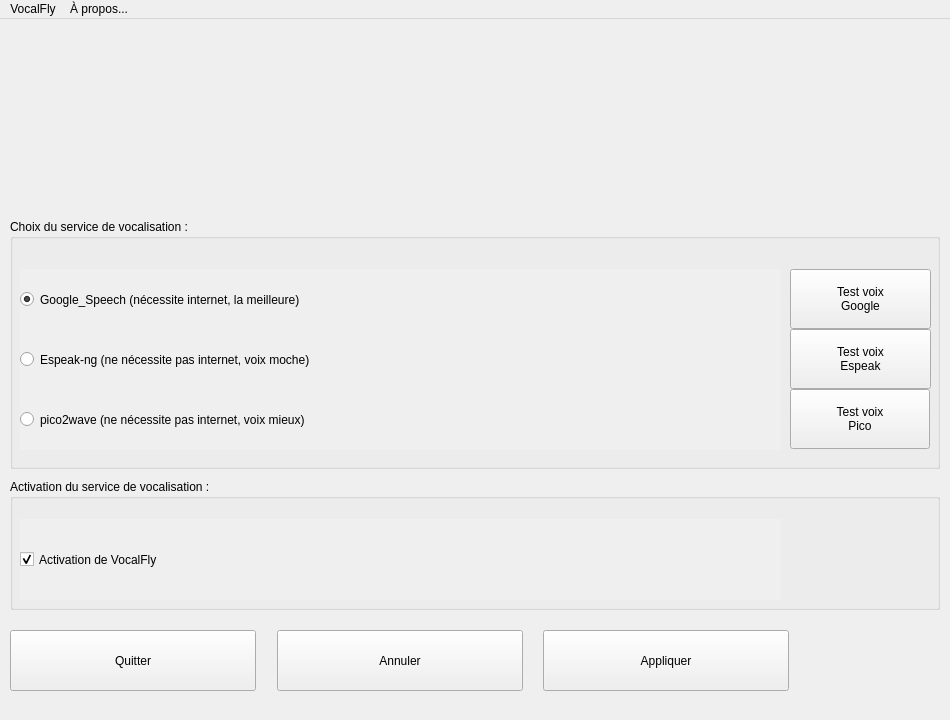
<?xml version="1.0" encoding="UTF-8"?>
<ui version="4.0">
 <class>MainWindow</class>
 <widget class="QMainWindow" name="MainWindow">
  <property name="geometry">
   <rect>
    <x>0</x>
    <y>0</y>
    <width>950</width>
    <height>720</height>
   </rect>
  </property>
  <property name="minimumSize">
   <size>
    <width>950</width>
    <height>720</height>
   </size>
  </property>
  <property name="maximumSize">
   <size>
    <width>950</width>
    <height>720</height>
   </size>
  </property>
  <property name="windowTitle">
   <string>VocalFly</string>
  </property>
  <property name="windowIcon">
   <iconset resource="image.qrc">
    <normaloff>:/icon/icon/vocalflyicon.png</normaloff>:/icon/icon/vocalflyicon.png</iconset>
  </property>
  <property name="autoFillBackground">
   <bool>true</bool>
  </property>
  <property name="styleSheet">
   <string notr="true"/>
  </property>
  <property name="documentMode">
   <bool>false</bool>
  </property>
  <widget class="QWidget" name="centralWidget">
   <widget class="QPushButton" name="pushButton">
    <property name="geometry">
     <rect>
      <x>543</x>
      <y>611</y>
      <width>246</width>
      <height>61</height>
     </rect>
    </property>
    <property name="text">
     <string>Appliquer</string>
    </property>
   </widget>
   <widget class="QPushButton" name="pushButton_2">
    <property name="geometry">
     <rect>
      <x>277</x>
      <y>611</y>
      <width>246</width>
      <height>61</height>
     </rect>
    </property>
    <property name="text">
     <string>Annuler</string>
    </property>
   </widget>
   <widget class="QGroupBox" name="groupBox">
    <property name="geometry">
     <rect>
      <x>10</x>
      <y>200</y>
      <width>930</width>
      <height>250</height>
     </rect>
    </property>
    <property name="sizePolicy">
     <sizepolicy hsizetype="Expanding" vsizetype="Expanding">
      <horstretch>0</horstretch>
      <verstretch>0</verstretch>
     </sizepolicy>
    </property>
    <property name="autoFillBackground">
     <bool>true</bool>
    </property>
    <property name="title">
     <string>Choix du service de vocalisation :</string>
    </property>
    <widget class="QRadioButton" name="Google">
     <property name="enabled">
      <bool>true</bool>
     </property>
     <property name="geometry">
      <rect>
       <x>10</x>
       <y>50</y>
       <width>761</width>
       <height>61</height>
      </rect>
     </property>
     <property name="sizePolicy">
      <sizepolicy hsizetype="Expanding" vsizetype="Expanding">
       <horstretch>0</horstretch>
       <verstretch>0</verstretch>
      </sizepolicy>
     </property>
     <property name="toolTip">
      <string>Cette voix est issue de Google,
la voix est plutôt jolie mais
elle nécessite internet pour fonctionner.</string>
     </property>
     <property name="autoFillBackground">
      <bool>true</bool>
     </property>
     <property name="text">
      <string>Google_Speech (nécessite internet, la meilleure)</string>
     </property>
     <property name="checked">
      <bool>true</bool>
     </property>
    </widget>
    <widget class="QRadioButton" name="EspeakNG">
     <property name="geometry">
      <rect>
       <x>10</x>
       <y>110</y>
       <width>761</width>
       <height>61</height>
      </rect>
     </property>
     <property name="sizePolicy">
      <sizepolicy hsizetype="Expanding" vsizetype="Expanding">
       <horstretch>0</horstretch>
       <verstretch>0</verstretch>
      </sizepolicy>
     </property>
     <property name="toolTip">
      <string>Cette voix est 100% libre,
elle est aussi entièrement locale
(elle ne nécessite pas internet)
mais en revanche elle est très robotique !</string>
     </property>
     <property name="autoFillBackground">
      <bool>true</bool>
     </property>
     <property name="text">
      <string>Espeak-ng (ne nécessite pas internet, voix moche)</string>
     </property>
    </widget>
    <widget class="QRadioButton" name="pico2wave">
     <property name="geometry">
      <rect>
       <x>10</x>
       <y>170</y>
       <width>761</width>
       <height>61</height>
      </rect>
     </property>
     <property name="sizePolicy">
      <sizepolicy hsizetype="Expanding" vsizetype="Expanding">
       <horstretch>0</horstretch>
       <verstretch>0</verstretch>
      </sizepolicy>
     </property>
     <property name="toolTip">
      <string>Cette voix est 100% libre,
elle est aussi entièrement locale
(elle ne nécessite pas internet)
et elle est mieux que Espeak-NG !</string>
     </property>
     <property name="autoFillBackground">
      <bool>true</bool>
     </property>
     <property name="text">
      <string>pico2wave (ne nécessite pas internet, voix mieux)</string>
     </property>
    </widget>
    <widget class="QPushButton" name="TestGoogle">
     <property name="geometry">
      <rect>
       <x>780</x>
       <y>50</y>
       <width>141</width>
       <height>60</height>
      </rect>
     </property>
     <property name="text">
      <string>Test voix
Google</string>
     </property>
    </widget>
    <widget class="QPushButton" name="TestSpeak">
     <property name="geometry">
      <rect>
       <x>780</x>
       <y>110</y>
       <width>141</width>
       <height>60</height>
      </rect>
     </property>
     <property name="text">
      <string>Test voix
Espeak</string>
     </property>
    </widget>
    <widget class="QPushButton" name="TestPico">
     <property name="geometry">
      <rect>
       <x>780</x>
       <y>170</y>
       <width>140</width>
       <height>60</height>
      </rect>
     </property>
     <property name="text">
      <string>Test voix
Pico</string>
     </property>
    </widget>
   </widget>
   <widget class="QGroupBox" name="groupBox_2">
    <property name="geometry">
     <rect>
      <x>10</x>
      <y>460</y>
      <width>930</width>
      <height>131</height>
     </rect>
    </property>
    <property name="title">
     <string>Activation du service de vocalisation :</string>
    </property>
    <widget class="QCheckBox" name="checkBox">
     <property name="geometry">
      <rect>
       <x>10</x>
       <y>40</y>
       <width>761</width>
       <height>81</height>
      </rect>
     </property>
     <property name="sizePolicy">
      <sizepolicy hsizetype="Expanding" vsizetype="Expanding">
       <horstretch>0</horstretch>
       <verstretch>0</verstretch>
      </sizepolicy>
     </property>
     <property name="toolTip">
      <string>Activation/Désactivation de VocalFly</string>
     </property>
     <property name="autoFillBackground">
      <bool>true</bool>
     </property>
     <property name="text">
      <string>Activation de VocalFly</string>
     </property>
     <property name="checked">
      <bool>true</bool>
     </property>
    </widget>
   </widget>
   <widget class="QPushButton" name="pushButton_3">
    <property name="geometry">
     <rect>
      <x>10</x>
      <y>611</y>
      <width>246</width>
      <height>61</height>
     </rect>
    </property>
    <property name="text">
     <string>Quitter</string>
    </property>
   </widget>
   <widget class="QLabel" name="label">
    <property name="geometry">
     <rect>
      <x>10</x>
      <y>0</y>
      <width>791</width>
      <height>191</height>
     </rect>
    </property>
    <property name="text">
     <string/>
    </property>
    <property name="pixmap">
     <pixmap resource="image.qrc">:/icon/icon/VocalFly barre V3.png</pixmap>
    </property>
    <property name="scaledContents">
     <bool>true</bool>
    </property>
   </widget>
  </widget>
  <widget class="QMenuBar" name="menuBar">
   <property name="geometry">
    <rect>
     <x>0</x>
     <y>0</y>
     <width>950</width>
     <height>29</height>
    </rect>
   </property>
   <property name="defaultUp">
    <bool>false</bool>
   </property>
   <property name="nativeMenuBar">
    <bool>true</bool>
   </property>
   <widget class="QMenu" name="menuVocalFly">
    <property name="title">
     <string>VocalFly</string>
    </property>
    <addaction name="actionFermer"/>
   </widget>
   <widget class="QMenu" name="menu_propos">
    <property name="title">
     <string>À propos...</string>
    </property>
    <addaction name="action_propos_de_VocalFly"/>
    <addaction name="action_propos_de_DVKbuntu"/>
    <addaction name="action_propos_d_HandyOpenSource"/>
   </widget>
   <addaction name="menuVocalFly"/>
   <addaction name="menu_propos"/>
  </widget>
  <action name="actionFermer">
   <property name="text">
    <string>Fermer</string>
   </property>
  </action>
  <action name="actionR_initialiser">
   <property name="text">
    <string>Réinitialiser</string>
   </property>
  </action>
  <action name="action_propos_de_VocalFly">
   <property name="text">
    <string>À propos de VocalFly</string>
   </property>
  </action>
  <action name="action_propos_de_DVKbuntu">
   <property name="text">
    <string>À propos de DVKbuntu</string>
   </property>
  </action>
  <action name="action_propos_d_HandyOpenSource">
   <property name="text">
    <string>À propos d'HandyOpenSource</string>
   </property>
  </action>
 </widget>
 <layoutdefault spacing="6" margin="11"/>
 <resources>
  <include location="image.qrc"/>
 </resources>
 <connections/>
</ui>
